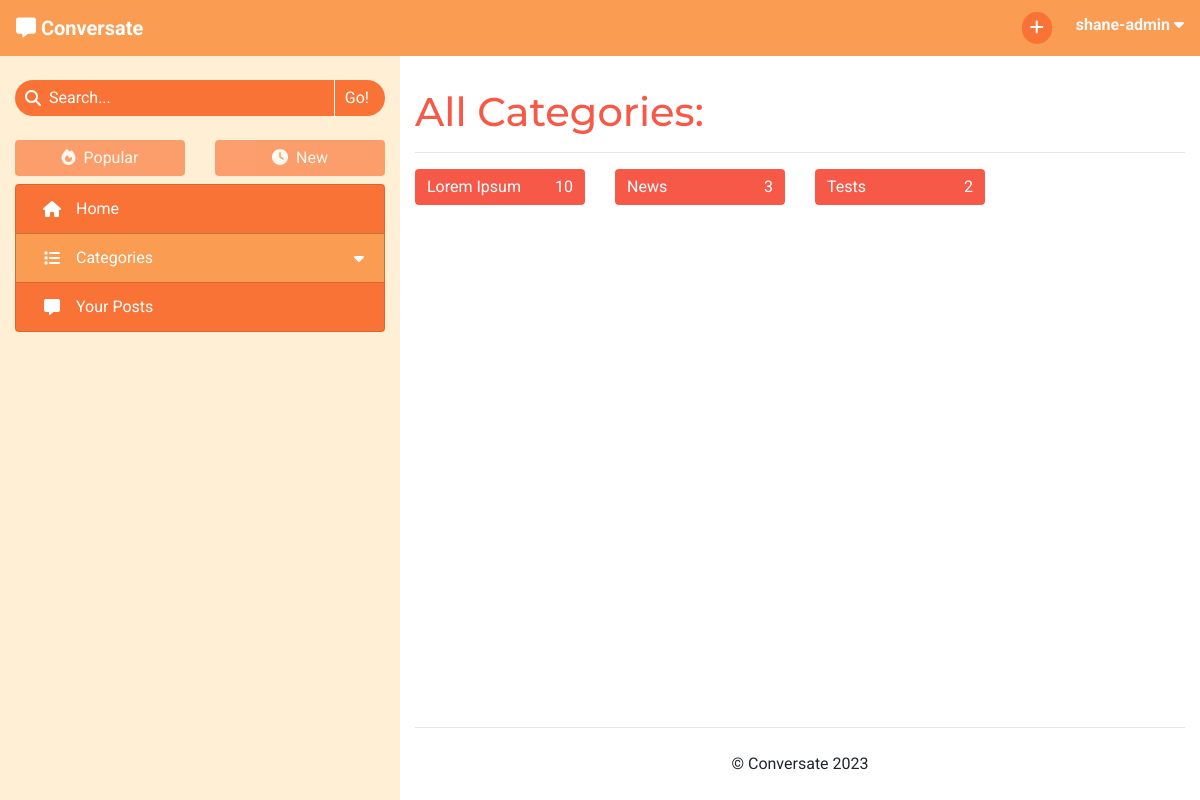
/categories/browse (signed in), run on an earlier commit of the app's database.
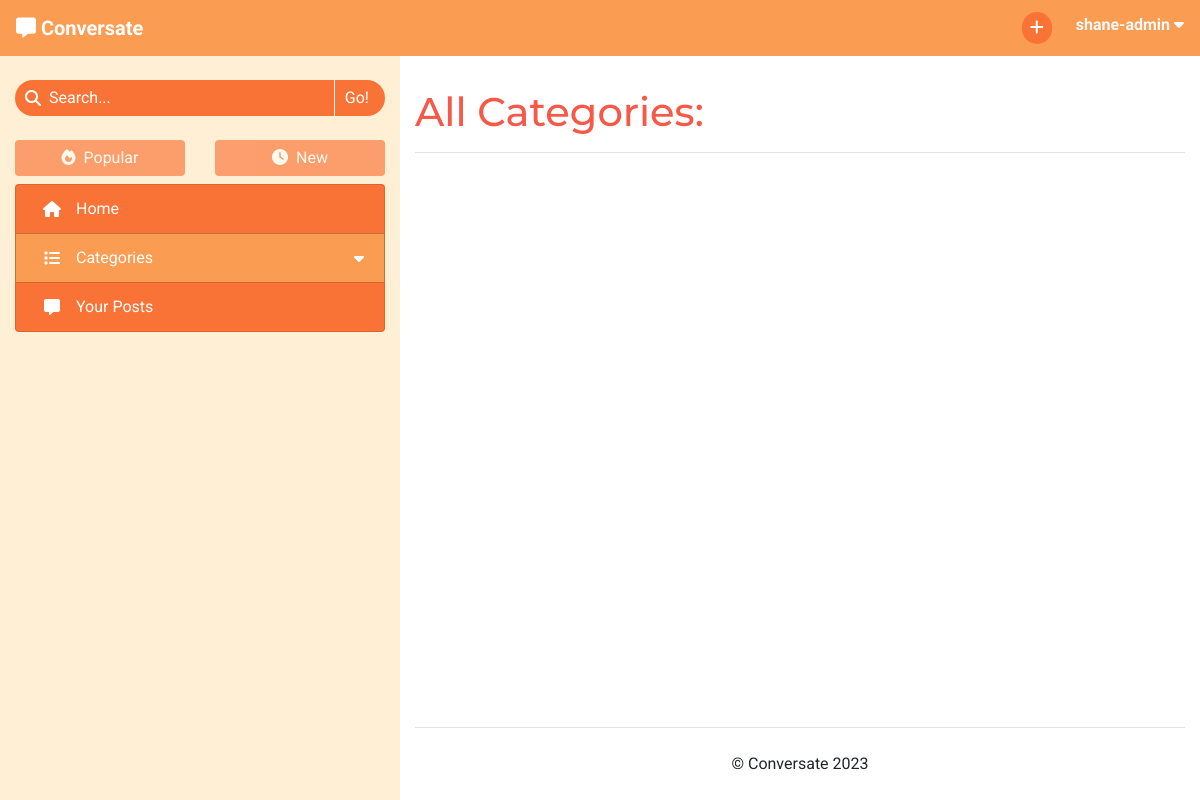
And on a later commit of the database.
### forum/models.py (models this page shows, shortened)
class Category(models.Model):
    name = models.CharField(max_length=30, unique=True)
    slug = models.SlugField(max_length=30, unique=True)
    def number_of_posts(self):
        return self.tagged_posts.count()

### forum/views.py (the view)
# urls.py: path('categories/browse', views.BrowseCategories.as_view(),
class BrowseCategories(View):
    def get(self, request):
        if not request.user.is_authenticated:
            return redirect('/accounts/login')
        categories = Category.objects \
                             .annotate(num_posts=Count('tagged_posts')) \
                             .order_by('-num_posts')
        context = get_category_list_context(request, categories)
        context['selected_tab'] = 'Browse Categories'
        return render(
            request,
            'category_list.html',
            context,
        )

### forum/core/categories.py (called while the page is built)
def get_top_categories(limit=CATEGORY_COLLAPSIBLE_LIMIT):
    tags = list(Category.objects.annotate(num_posts=Count('tagged_posts'))
                .order_by('-num_posts'))
    return {
        'top_categories': tags[:limit],
        'has_more_categories': (len(tags) > limit)
    }

### forum/core/content.py (called while the page is built)
def get_base_context(request):
    context = get_top_categories()
    context['disable_sort'] = True
    return context

def get_category_list_context(request, category_list):
    context = get_base_context(request)
    context['item_list'] = category_list
    context.update(get_paginated_items(request, category_list,
                                       CATEGORIES_PER_PAGE))
    return context

### forum/core/pagination.py (called while the page is built)
def get_paginated_items(request, object_list, items_per_page):
    p = Paginator(object_list, items_per_page)
    page = request.GET.get('page')
    current_items = p.get_page(page)
    pagination_context = {
        'item_list': current_items,
        'page': page
    }
    if page is None:
        page = 1
    if p.num_pages > NUM_PAGES:
        pagination_context.update(get_page_range(
            int(page),
            p.num_pages
        ))
    else:
        pagination_context['page_range'] = p.page_range
    return pagination_context

### templates/category_list.html (shortened to what this page needs)
{% extends "base.html" %}
{% block content %}
<h1>All Categories:</h1>
<hr>
<div class="row">
    {% for category in item_list %}
        <div class="col-sm-6 col-lg-3 mb-2">
            <a class="btn btn-block d-flex align-items-center justify-content-between"
                href="{% url 'categories' category.slug %}">
                <span>{{ category.name }}</span>
                <span>{{ category.number_of_posts }}</span>
            </a>
        </div>
    {% endfor %}
</div>
{% endblock content %}

### templates/base.html (shortened to what this page needs)
{% load static %}
<!DOCTYPE html>
<html lang="en">
<head>
    <link rel="stylesheet" href="https://cdn.jsdelivr.net/npm/bootstrap@4.6.2/dist/css/bootstrap.min.css"
>
    <link rel="stylesheet" href="{% static 'css/style.css' %}" type="text/css">
</head>
<body id="main-page">
    <header class="navbar navbar-expand-sm navbar-dark">
        <div>
            <a class="navbar-brand" href="{% url 'home' %}" aria-label="Go to the home page">
                <i class="fa-solid fa-message"></i>
                <strong>Conversate</strong>
            </a>
        </div>
            <ul class="nav justify-content-end">
                {% if user.is_authenticated %}
                    <li class="nav mr-2 mr-lg-4">
                        <a class="nav-icon" href="{% url 'new_post' %}" data-toggle="tooltip"
                            data-placement="bottom" title="New Post" aria-label="Create a new post">
                            <i class="fa-solid fa-plus"></i>
                        </a>
                    </li>
                    <li class="nav dropdown">
                        <span class="text-light d-none d-md-inline" data-toggle="dropdown" role="button"
                            aria-expanded="false" aria-label="User Information">
                            <strong class="align-middle">{{ user.username }}
                                <i class="fa-solid fa-caret-down"></i>
                            </strong>
                        </span>
                    </li>
                {% else %}
                    <li class="nav">
                        <a href="{% url 'account_login' %}" class="btn">Log In</a>
                    </li>
                {% endif %}
            </ul>
        </header>
    <div>
        <div class="container-fluid">
            <div class="row">
                <nav class="d-none d-md-block col-4">
                    <form action="{% url 'search_post' %}" method="GET" autocomplete="off">
                        <div class="search-bar mt-4">
                            <div class="center-to-container">
                                <i class="fa-solid fa-magnifying-glass"></i>
                            </div>
                            <input type="text" id="search-input" name="search_query"
                                {% if search_result %} value="{{ search_result }}"{% endif %} placeholder="Search..." required>
                            <input type="submit" class="side-nav-btn" value="Go!">
                        </div>
                    </form>
                    <div class="container-fluid px-0 mt-4 mb-2">
                        <div class="row">
                            {% with request.path|add:"?"|add:request.GET.urlencode as current_path %}
                            <div class="col-6">
                                {% if disable_sort %}
                                    <div>
                                {% elif request.GET.urlencode %}
                                    <a href="{% url 'sort_posts' 0 current_path %}" class="anchor-no-style">
                                {% else %}
                                    <a href="{% url 'sort_posts' 0 request.path %}" class="anchor-no-style">
                                {% endif %}
                                    <div class="btn btn-block side-nav-btn
                                        {% if disable_sort %} disabled{% elif not user.profile.sort_by_new %} active{% endif %}">
                                        <i class="fa-solid fa-fire mr-lg-1"></i>
                                        Popular
                                    </div>
                                {% if disable_sort %}
                                    </div>
                                {% else %}
                                    </a>
                                {% endif %}
                            </div>
                            <div class="col-6">
                                {% if disable_sort %}
                                    <div>
                                {% elif request.GET.urlencode %}
                                    <a href="{% url 'sort_posts' 1 current_path %}" class="anchor-no-style">
                                {% else %}
                                    <a href="{% url 'sort_posts' 1 request.path %}" class="anchor-no-style">
                                {% endif %}
                                    <div class="btn btn-block side-nav-btn
                                        {% if disable_sort %} disabled{% elif user.profile.sort_by_new %} active{% endif %}">
                                        <i class="fa-solid fa-clock mr-lg-1"></i>
                                        New
                                    </div>
                                {% if disable_sort %}
                                    </div>
                                {% else %}
                                    </a>
                                {% endif %}
                            </div>
                            {% endwith %}
                        </div>
                    </div>
                    <div class="list-group side-nav">
                        <a class="list-group-item list-group-item-action side-nav-btn
                            {% if selected_tab == 'Home' %} active{% endif %}" href="{% url 'home' %}">
                            <i class="fa-solid fa-house center-to-container"></i>
                            <span class="d-inline-block ml-lg-2">Home</span>
                        </a>
                        <a id="category-collapse" class="list-group-item list-group-item-action side-nav-btn clickable
                            {% if 'Categories' in selected_tab %} active{% endif %}" data-toggle="collapse"
                            href="#side-nav-categories" role="button" aria-expanded="false" aria-controls="side-nav-categories">
                            <i class="fa-solid fa-list center-to-container"></i>
                            <div class="ml-lg-2">Categories</div>
                            <i class="fa-solid fa-caret-down center-to-container"></i>
                        </a>
                        <a class="list-group-item list-group-item-action side-nav-btn clickable"
                            href="{% url 'my_posts' %}">
                            <i class="fa-solid fa-message center-to-container"></i>
                            <span class="d-inline-block ml-lg-2">Your Posts</span>
                        </a>
                    </div>
                </nav>
                <div id="main-content" class="col col-md-8">
                    <section>
                        {% block content %}
                        {% endblock content %}
                    </section>
                    <footer>
                        <hr>
                        <p class="text-center my-4">&copy; Conversate 2023</p>
                    </footer>
                </div>
            </div>
        </div>
    </div>
</body>
</html>

### static/css/style.css (style rules this page uses)
* { font-family: 'Roboto', sans-serif; }
h1, h2, h3 { font-family: 'Montserrat', sans-serif; }
.clickable { cursor: pointer; }
a, h1, h2, h3 { color: #f75949; }
.btn { background-color: #f75949; border: none; color: white; }
.center-to-container { display: flex; align-items: center; justify-content: center; }
.navbar { background-color: #FA9C52; display: grid; grid-template-columns: 1fr 1fr; grid-template-rows: 1fr; }
.nav-icon { color: white; background-color: #FA7336; border: none; border-radius: 32px; width: 30px; padding: 4px; text-align: center; }
.side-nav-btn, .side-nav-btn:focus { color: white; background-color: #FA7336; transition: color .15s ease-in-out, background-color .15s ease-in-out, border-color .15s ease-in-out, box-shadow .15s ease-in-out; }
.list-group-item-action { display: grid; grid-template-columns: 32px 1fr auto; grid-template-rows: 1fr; }
.side-nav-btn.active { background-color: #FA9C52; border: 1px solid rgba(0, 0, 0, 0.25); }
#category-collapse { border-bottom: none; }
.search-bar { border-radius: 32px; width: 100%; background-color: #FA7336; color: white; display: grid; grid-template-columns: auto 1fr auto; grid-template-rows: 1fr; overflow: hidden; }
.search-bar i { padding-left: 10px; }
#search-input, #search-input::placeholder { margin-left: 8px; padding: 6px 0; border: none; outline: none; display: inline-block; min-width: 0; background-color: #FA7336; color: white; }
.search-bar input[type=submit] { background: none; border: none; border-left: 1px solid white; padding: 4px 16px 4px 10px; color: white; }
#main-page { background-color: #FFEFD4; }
#main-content { background-color: white; padding-top: 32px; height: calc(100vh - 56px); overflow-y: auto; display: grid; grid-template-columns: 1fr; grid-template-rows: 1fr auto; }

What changed in the data, as far as the page shows it:
removed Category: name "Lorem Ipsum", number_of_posts "10"
removed Category: name "News", number_of_posts "3"
removed Category: name "Tests", number_of_posts "2"
